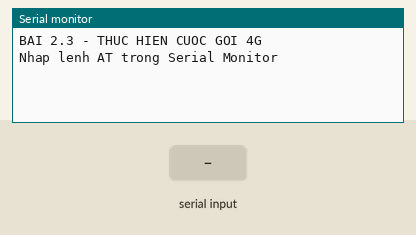
This sketch was run on a simulated ESP32. Shown: the last lines printed to the serial monitor. The inputs (shaded band) are chosen by the test bench.

Above: at 1.2 s.
1.3 s: "1" received over the second serial link
At 2.1 s:
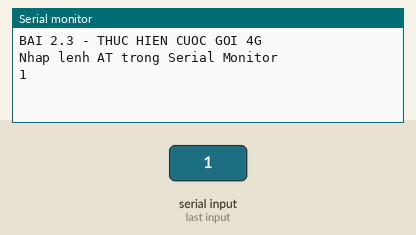
2.8 s: "0" received over the second serial link
At 3.2 s:
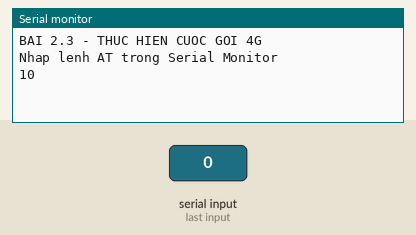

Measured:
- after the input at 1.3 s, the serial monitor: prints a new line at once (image 1)
- after the input at 2.8 s, the serial monitor: prints a new line at once (image 2)

The sketch:

2_2.ino
```cpp
#include <HardwareSerial.h>

HardwareSerial sim(2);

void setup() {
  Serial.begin(115200);

  // RX ESP32 = GPIO16, TX ESP32 = GPIO17
  sim.begin(115200, SERIAL_8N1, 16, 17);

  Serial.println("BAI 2.3 - THUC HIEN CUOC GOI 4G");
  Serial.println("Nhap lenh AT trong Serial Monitor");
}

void loop() {
  // Hien thi log tu module SIM
  while (sim.available()) {
    Serial.write(sim.read());
  }

  // Gui lenh AT tu may tinh den module SIM
  while (Serial.available()) {
    sim.write(Serial.read());
  }
}
```
